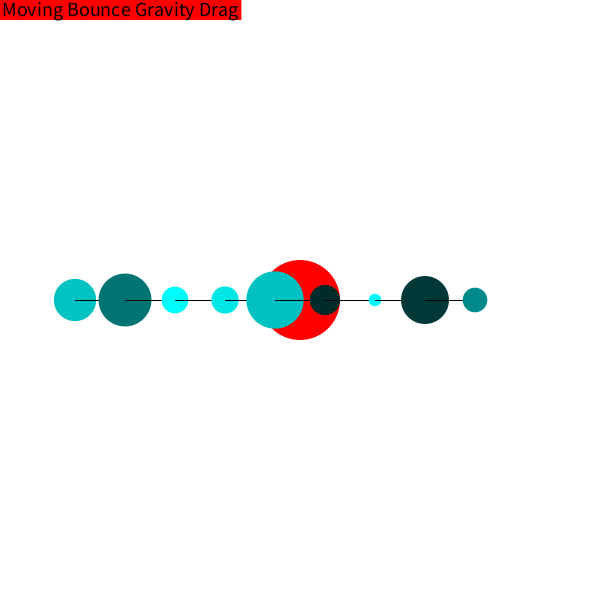
Frame 1 (no input)
Frame 60 (the mouse pressed at the canvas centre just before this capture): identical to frame 1, image omitted
Frame 120 (the mouse held since frame 60 and released just before this capture): identical to frame 1, image omitted

The Processing sketch that drew this single still picture (run headless with seeded random() and noise(); from frame 60 on, the mouse is pressed at the canvas centre):

// Processing sketch: forceSimulation
// ── forceSimulation.pde
/** -----------------------------------------------
 SpringArrayDriver (Most Work Goes Here)
 
 TASK:
 You will write a program that creates an array of orbs. 
 When run, the simulation should show the orbs,
 connected by springs,
 moving according to the push/pull of the spring forces.
 
 Earth gravity will be a toggle-able option,
 as well as whether the simulation is running movement or not.
 
 Part 0: Create and populate the array of orbs.
 
 Part 1: Draw the "springs" connecting the orbs.
 
 Part 2: Calculate and apply the spring force to the
 orbs in the array.
 Part 3: Apply earth based gravity and drag if those
 options are turned on.
 
 Part 4: Allow for the removal and addition of orbs
 
 CONCURRENT TASK:
 As you go, or just before you submit,
 Fill in the placeholder comment zones with YOUR OWN WORDS.
 ----------------------------------------------- */


int NUM_ORBS = 10;
int MIN_SIZE = 10;
int MAX_SIZE = 60;
float MIN_MASS = 10;
float MAX_MASS = 100;
float G_CONSTANT = 0.1;
float D_COEF = 0.1;

int SPRING_LENGTH = 50;
float SPRING_K = 0.005;

int MOVING = 0;
int BOUNCE = 1;
int GRAVITY = 2;
int DRAGF = 3;
boolean[] toggles = new boolean[4];
String[] modes = {"Moving", "Bounce", "Gravity", "Drag"};

FixedOrb earth;
Orb[] orbs;
int orbCount;


void setup()
{
  size(600, 600);

  //Part 0: Write makeOrbs below
  earth = new FixedOrb(width / 2, height / 2, 80 , 50);
  makeOrbs(true);
  
}//setup


void draw()
{
  background(255);
  displayMode();

  //draw the orbs and springs
  for (int o=0; o < orbCount; o++) {
    orbs[o].display();
    //Part 1: write drawSpring below
    //Use drawspring correctly to draw springs'
    
    if (o < orbCount - 1) {
      drawSpring(orbs[o],orbs[o+1]);
    }
  
  }//draw orbs & springs

  if (toggles[MOVING]) {
    //Part 2: write applySprings below
    applySprings();

    //part 3: apply other forces if toggled on
    for (int o=0; o < orbCount; o++) {
      if (toggles[GRAVITY]) {
        for (int other = 0; other < orbCount; other++) {
          if (o != other) {
            PVector gForce = orbs[o].getGravity(orbs[other], G_CONSTANT);
            orbs[o].applyForce(gForce);
          }
        }
      }
      if (toggles[DRAGF]) {
        orbs[o].applyForce(orbs[o].getDragForce(D_COEF));
      }
    }//gravity, drag

    for (int o=0; o < orbCount; o++) {
      orbs[o].move(toggles[BOUNCE]);
    }
  }//moving
}//draw


/**
 makeOrbs(boolean ordered)
 
 Set orbCount to NUM_ORBS
 Initialize and create orbCount Orbs in orbs.
 All orbs should have random mass and size.
 The first orb should be a FixedOrb
 If ordered is true:
 The orbs should be spaced SPRING_LENGTH distance
 apart along the middle of the screen.
 If ordered is false:
 The orbs should be positioned radomly.
 
 Each orb will be "connected" to its neighbors in the array.
 */
void makeOrbs(boolean ordered)
{
  orbCount = NUM_ORBS;
  orbs = new Orb[orbCount];

  orbs[0] = earth;

  for (int i = 1; i < orbCount; i++) {
    orbs[i] = new Orb();
    if (ordered) {
      orbs[i].center.x = (SPRING_LENGTH / 2) + (i * SPRING_LENGTH);
      orbs[i].center.y = height / 2;
    }
    else {
      orbs[i].center.x = random(0 + orbs[i].bsize, width - orbs[i].bsize);
      orbs[i].center.y = random(0 + orbs[i].bsize, height - orbs[i].bsize);
    }
  }
    
}//makeOrbs


/**
 drawSpring(Orb o0, Orb o1)
 
 Draw a line between the two Orbs.
 Line color should change as follows:
 red: The spring is stretched.
 green: The spring is compressed.
 black: The spring is at its normal length
 */
void drawSpring(Orb o0, Orb o1)
{
  float d = dist(o0.center.x,o0.center.y,o1.center.x,o1.center.y);
  if (SPRING_LENGTH < d) {
    stroke(255,0,0);
  }
  if (SPRING_LENGTH > d) {
    stroke(0,255,0);
  }
  if (SPRING_LENGTH == d) {
    stroke(0);
  }

  line(o0.center.x,o0.center.y,o1.center.x,o1.center.y);
  stroke(0);
}//drawSpring


/**
 applySprings()
 
 FIRST: Fill in getSpring in the Orb class.
 
 THEN:
 Go through the Orbs array and apply the spring
 force correctly for each orb. We will consider every
 orb as being "connected" via a spring to is
 neighboring orbs in the array.
 */
void applySprings()
{
  PVector f;
  PVector bSpring;
  PVector fSpring;
  for (int i = 1; i < orbCount; i++) {
    if (i == orbCount - 1) {
      bSpring = orbs[i].getSpring(orbs[i - 1], SPRING_LENGTH, SPRING_K);
      f = bSpring;
    }
    else {
      bSpring = orbs[i].getSpring(orbs[i - 1], SPRING_LENGTH, SPRING_K);
      fSpring = orbs[i].getSpring(orbs[i + 1], SPRING_LENGTH, SPRING_K);
      f = PVector.add(bSpring,fSpring);
    }
    orbs[i].applyForce(f);
  }
}//applySprings


/**
 addOrb()
 
 Add an orb to the arry of orbs.
 
 If the array of orbs is full, make a
 new, larger array that contains all
 the current orbs and the new one.
 (check out arrayCopy() to help)
 */
void addOrb()
{
  int index = findAvailableIndex();
  if (index == -1) {
    Orb[] tempArray = new Orb[orbCount + 1];
    arrayCopy(orbs, tempArray);
    tempArray[orbCount] = new Orb();
    tempArray[orbCount].center.x = orbs[orbCount - 1].center.x + SPRING_LENGTH;
    tempArray[orbCount].center.y = orbs[orbCount - 1].center.y;
    orbCount++;
    orbs = tempArray;
  }
  else {
    orbs[index] = new Orb();
  }
}//addOrb

/**
 findAvailableIndex()
 
 Checks for an empty index in the orbs array. Returns the value of the closest empty index to 0 if successful,
 otherwise, returns a -1 if there are no available indexes.
 */

int findAvailableIndex() { // finds the first available index for an orb
  for (int i = 0; i < orbs.length; i++) { // checks every index in orbs.
    if (orbs[i] == null) { // if there is nothing, then return the index number
      return i;
    }
  }
  return -1; // if there is not something return -1
}

/**
 keyPressed()
 
 Toggle the various modes on and off
 Use 1 and 2 to setup model.
 Use - and + to add/remove orbs.
 */
void keyPressed()
{
  if (key == ' ') {
    toggles[MOVING]  = !toggles[MOVING];
  }
  if (key == 'g') {
    toggles[GRAVITY] = !toggles[GRAVITY];
  }
  if (key == 'b') {
    toggles[BOUNCE]  = !toggles[BOUNCE];
  }
  if (key == 'd') {
    toggles[DRAGF]   = !toggles[DRAGF];
  }
  if (key == '1') {
    makeOrbs(true);
  }
  if (key == '2') {
    makeOrbs(false);
  }

  if (key == '-') {
    if (orbCount > 2) {
      orbs[orbCount - 1] = null;
      orbCount--;
    }
  }//removal
  if (key == '=' || key == '+') {
    addOrb();
  }//addition
}//keyPressed


void displayMode()
{
  textAlign(LEFT, TOP);
  textSize(20);
  noStroke();
  int spacing = 85;
  int x = 0;

  for (int m=0; m<toggles.length; m++) {
    //set box color
    if (toggles[m]) {
      fill(0, 255, 0);
    } else {
      fill(255, 0, 0);
    }

    float w = textWidth(modes[m]);
    rect(x, 0, w+5, 20);
    fill(0);
    text(modes[m], x+2, 2);
    x+= w+5;
  }
}//display

// ── FixedOrb.pde
class FixedOrb extends Orb
{

  /**
   A constructor for FixedOrb that lets you edit its position, size, and mass.
   */
  FixedOrb(float x, float y, float s, float m)
  {
    super(x, y, s, m);
    c = color(255, 0, 0);
  }

  /**
   A default constructor for FixedOrb
   */
  FixedOrb()
  {
    super();
    c = color(255, 0, 0);
  }

  /**
   The FixedOrb does not move, so its move function is replaced with nothing.
   */
  void move(boolean bounce)
  {
    //do nothing
  }
}//fixedOrb

// ── Orb.pde
class Orb
{

  //instance variables
  PVector center;
  PVector velocity;
  PVector acceleration;
  float bsize;
  float mass;
  color c;


  /**
   The default constructor for Orb, sets the Orb to standardized values.
   */
  Orb()
  {
    bsize = random(10, MAX_SIZE);
    float x = random(bsize/2, width-bsize/2);
    float y = random(bsize/2, height-bsize/2);
    center = new PVector(x, y);
    mass = random(10, 100);
    velocity = new PVector();
    acceleration = new PVector();
    setColor();
  }


  /**
   A constructor for Orb that allows you to edit its position, size, and mass.
   */
  Orb(float x, float y, float s, float m)
  {
    bsize = s;
    mass = m;
    center = new PVector(x, y);
    velocity = new PVector();
    acceleration = new PVector();
    setColor();
  }


  /**
   A function that moves the orb.
   */
  void move(boolean bounce)
  {
    if (bounce) {
      xBounce();
      yBounce();
    }

    velocity.add(acceleration);
    center.add(velocity);
    acceleration.mult(0);
  }//move


  /**
   Applies force onto the orb
   */
  void applyForce(PVector force)
  {
    PVector scaleForce = force.copy();
    scaleForce.div(mass);
    acceleration.add(scaleForce);
  }


  /**
   Calculates the drag force acting upon the orb.
   */
  PVector getDragForce(float cd)
  {
    float dragMag = velocity.mag();
    dragMag = -0.5 * dragMag * dragMag * cd;
    PVector dragForce = velocity.copy();
    dragForce.normalize();
    dragForce.mult(dragMag);
    return dragForce;
  }


  /**
   Gets the vector of the gravitational force that another orb applies onto this orb.
   */
  PVector getGravity(Orb other, float G)
  {
    float strength = G * mass*other.mass;
    //dont want to divide by 0!
    float r = max(center.dist(other.center), MIN_SIZE);
    strength = strength/ pow(r, 2);
    PVector force = other.center.copy();
    force.sub(center);
    force.mult(strength);
    return force;
  }

  /**
   getSpring()
   
   This should calculate the force felt on the calling object by
   a spring between the calling object and other.
   
   The resulting force should pull the calling object towards
   other if the spring is extended past springLength and should
   push the calling object away from o if the spring is compressed
   to be less than springLength.
   
   F = kx (ABhat)
   k: Spring constant
   x: displacement, the difference of the distance
   between A and B and the length of the spring.
   (ABhat): The normalized vector from A to B
   */
  PVector getSpring(Orb other, int springLength, float springK)
  {
    PVector direction = PVector.sub(other.center, this.center);
    direction.normalize();

    float displacement = this.center.dist(other.center) - springLength;
    float mag = springK * displacement;
    direction.mult(mag);
    return direction;
  }//getSpring


  /**
   Makes the orb bounce off of the top and bottom sides of the box.
   */
  boolean yBounce()
  {
    if (center.y > height - bsize/2) {
      velocity.y *= -1;
      center.y = height - bsize/2;

      return true;
    }//bottom bounce
    else if (center.y < bsize/2) {
      velocity.y*= -1;
      center.y = bsize/2;
      return true;
    }
    return false;
  }//yBounce


  /**
   Makes the orb bounce off the left and right sides of the box.
   */
  boolean xBounce()
  {
    if (center.x > width - bsize/2) {
      center.x = width - bsize/2;
      velocity.x *= -1;
      return true;
    } else if (center.x < bsize/2) {
      center.x = bsize/2;
      velocity.x *= -1;
      return true;
    }
    return false;
  }//xbounce


  /**
   Checks if the orb is colliding with any other orbs.
   */
  boolean collisionCheck(Orb other)
  {
    return ( this.center.dist(other.center)
      <= (this.bsize/2 + other.bsize/2) );
  }//collisionCheck


  /**
   Sets the color of the orb.
   */
  void setColor()
  {
    color c0 = color(0, 255, 255);
    color c1 = color(0);
    /*
    YOUR CONCISE EXPLANATION IN COLLOQUIAL ENGLISH 
    OF WHAT THIS PROCESSING BUILT-IN DOES...
    */
    c = lerpColor(c0, c1, (mass-MIN_SIZE)/(MAX_MASS-MIN_SIZE));
  }//setColor


  //visual behavior
  void display()
  {
    noStroke();
    fill(c);
    circle(center.x, center.y, bsize);
    fill(0);
    //text(mass, center.x, center.y);
  }//display
}//Ball
